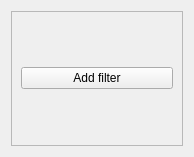
<?xml version="1.0" encoding="UTF-8"?>
<ui version="4.0">
 <class>FilterContainerWidget</class>
 <widget class="QWidget" name="FilterContainerWidget">
  <property name="geometry">
   <rect>
    <x>0</x>
    <y>0</y>
    <width>194</width>
    <height>157</height>
   </rect>
  </property>
  <property name="windowTitle">
   <string>Form</string>
  </property>
  <layout class="QVBoxLayout" name="verticalLayout">
   <item>
    <widget class="QScrollArea" name="scrollArea">
     <property name="widgetResizable">
      <bool>true</bool>
     </property>
     <widget class="QWidget" name="scrollAreaWidgetContents">
      <property name="geometry">
       <rect>
        <x>0</x>
        <y>0</y>
        <width>174</width>
        <height>137</height>
       </rect>
      </property>
      <layout class="QVBoxLayout" name="verticalLayout_3">
       <item>
        <layout class="QVBoxLayout" name="verticalLayout_2">
         <item>
          <layout class="QHBoxLayout" name="horizontalLayout">
           <item>
            <layout class="QVBoxLayout" name="filterControllerLayout"/>
           </item>
           <item>
            <layout class="QVBoxLayout" name="filterDeleterLayout"/>
           </item>
          </layout>
         </item>
         <item>
          <layout class="QGridLayout" name="filtersLayout"/>
         </item>
         <item>
          <widget class="QPushButton" name="addFilterPushButton">
           <property name="text">
            <string>Add filter</string>
           </property>
          </widget>
         </item>
        </layout>
       </item>
      </layout>
     </widget>
    </widget>
   </item>
  </layout>
 </widget>
 <resources/>
 <connections/>
</ui>
